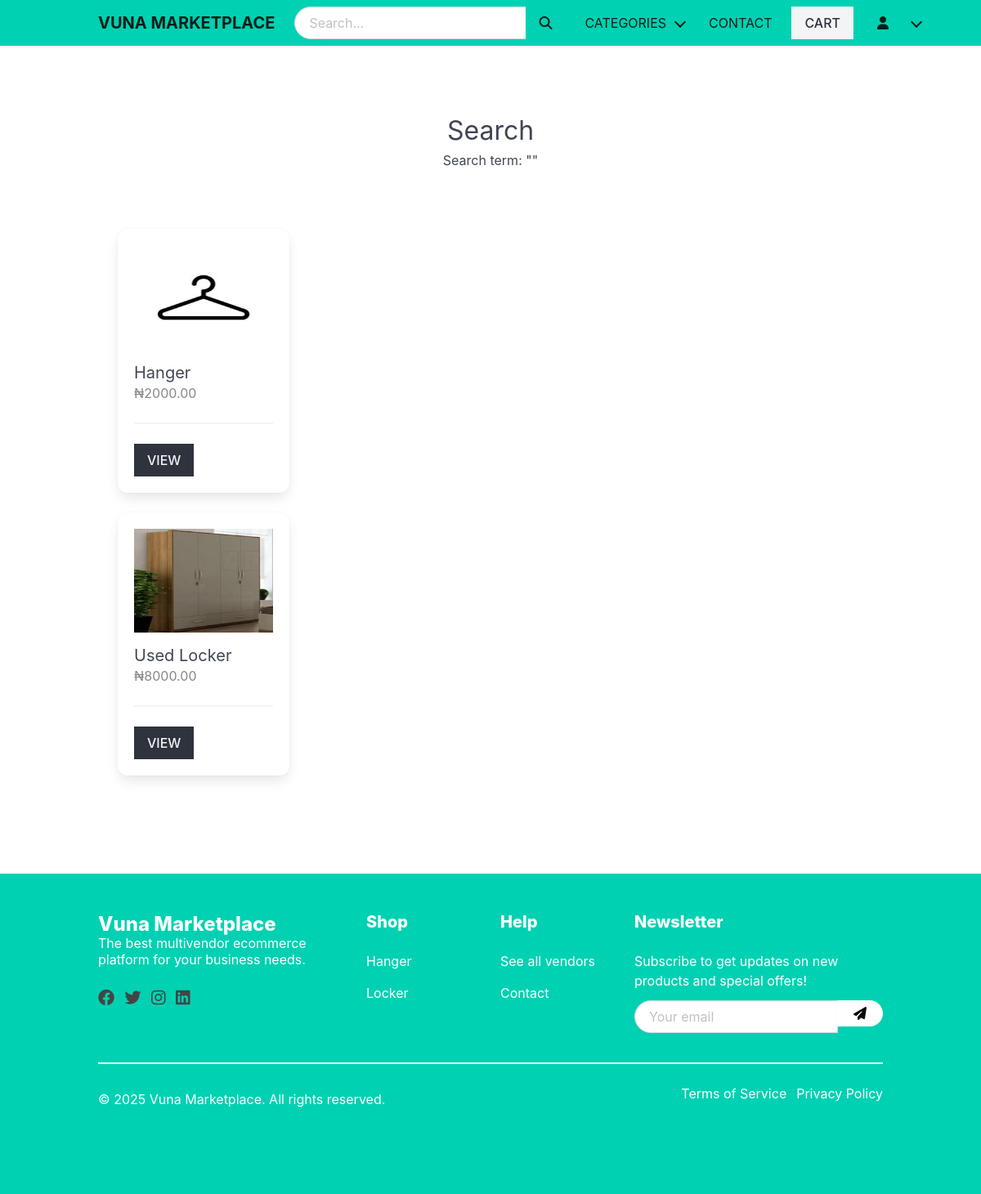
Screenshot of /search with the database file from the repository.
### apps/product/models.py (models this page shows, shortened)
class Product(models.Model):
    category = models.ForeignKey(Category,related_name='products',on_delete=models.CASCADE)
    vendor = models.ForeignKey(Vendor,related_name='products',on_delete=models.CASCADE)
    title = models.CharField(max_length=255)
    slug = models.SlugField(max_length=255)
    description = models.TextField(blank=True,null=True)
    price = models.DecimalField(max_digits=6,decimal_places=2)
    date_added = models.DateTimeField(auto_now_add=True)
    image = models.ImageField(upload_to='uploads/',blank=True,null=True)
    thumbnail = models.ImageField(upload_to='uploads/',blank=True,null=True)
    class Meta:
        ordering = ['-date_added']
    def get_thumbnail(self):
        print("actually called ----------------------")
        if self.thumbnail:
            print("in here---------------")
            return self.thumbnail.url

class Category(models.Model):
    title = models.CharField(max_length=255)
    slug = models.SlugField(max_length=255)
    ordering = models.IntegerField(default=0)
    class Meta:
        ordering = ['ordering']

### apps/product/views.py (the view)
# urls.py: path('search',views.search, name='search')
def search(request):
    query = request.GET.get('query','')
    products = Product.objects.filter(Q(title__icontains = query) | Q(description__icontains = query))
    return render(request, 'products/search.html', {'products':products, 'query':query})

### apps/cart/cart.py (called while the page is built)
    def __len__(self):
        return sum(item['quantity'] for item in self.cart.values())

### apps/cart/context_processors.py (called while the page is built)
def cart(request):
    return {'cart':Cart(request)}

### apps/product/context_processors.py (called while the page is built)
def menu_categories(request):
    categories = Category.objects.all()
    return {'menu_categories': categories}

### apps/product/templates/products/search.html (shortened to what this page needs)
{%extends 'core/base.html'%}
{% block content%}
    <div class="column is-multiline mb-6">
        <div class ="column is-12 has-text-centered mt-6 mb-6">
            <h2 class=" is-size-3">Search</h2>
            <h3>Search term: "{{query}}"</h3>
        </div>
        {% for product in products  %}
            <div class="column is-3 product-list-item">
                <div class="box">
                    <figure class="image is-4by3 mb-4">
                        <img src="{{product.get_thumbnail}}">
                    </figure>
                    <h2 class="subtitle">{{product.title}}</h2>
                    <h3 class="price is-size-6 mb-5">₦{{product.price}}</h3>
                    <hr>
                    <a href="{% url "product" product.category.slug product.slug %}" class="button is-dark is-uppercase">View</a>
                </div>
            </div>
        {% endfor %}
    </div>
{%endblock%}

### apps/core/templates/core/base.html (shortened to what this page needs)
{% load static %}
<!DOCTYPE html>
<html lang="en" data-theme="light">
    <head>
        <link rel="stylesheet" href="https://cdn.jsdelivr.net/npm/bulma@1.0.2/css/bulma.min.css">
        <link rel="stylesheet" href="https://cdnjs.cloudflare.com/ajax/libs/font-awesome/6.4.0/css/all.min.css">
        <link rel="stylesheet" href="{% static 'styles/main.css' %}">
    </head>
    <body>
        <nav class="navbar is-primary is-fixed-top has-shadow">
            <div class="container">
                <div class="navbar-brand">
                    <a href="/" class="navbar-item">
                        <span class="is-size-5 has-text-weight-bold">Vuna Marketplace</span>
                    </a>
                </div>
                <div class="navbar-menu" id="main-navbar">
                    <div class="navbar-start">
                        <div class="navbar-item is-expanded">
                            <form method="get" action="{% url 'search' %}" class="is-flex-grow-1">
                                <div class="field has-addons">
                                    <div class="control is-expanded">
                                        <input type="text" class="input is-rounded" name="query" placeholder="Search...">
                                    </div>
                                    <div class="control">
                                        <button class="button is-primary is-rounded">
                                            <span class="icon">
                                                <i class="fas fa-search"></i>
                                            </span>
                                        </button>
                                    </div>
                                </div>
                            </form>
                        </div>
                    </div>
                    <div class="navbar-end">
                        <div class="navbar-item has-dropdown is-hoverable is-hidden-touch">
                            <a class="navbar-link">
                                Categories
                            </a>
                        </div>
                        <a href="{% url 'contact' %}" class="navbar-item is-hidden-touch">
                            Contact
                        </a>
                        <div class="navbar-item">
                            <a href="{% url "cart" %}" class="button is-light"> Cart {% if cart %} ({{cart|length}}){% endif %}</a>
                        </div>
                        <div class="navbar-item has-dropdown is-hoverable">
                            <a class="navbar-link">
                                <span class="icon">
                                    {% if request.user.is_authenticated %}
                                        <i class="fas fa-user-circle"></i>
                                    {% else %}
                                        <i class="fas fa-user"></i>
                                    {% endif %}
                                </span>
                            </a>
                        </div>
                    </div>
                </div>
            </div>
        </nav>
        <section class="section" style="padding-top: 4rem;">
            <div class="container">
                {% block content %}
                {% endblock %}
            </div>
        </section>
        <footer class="footer has-background-primary has-text-white">
            <div class="container">
                <div class="columns">
                    <div class="column is-4">
                        <h3 class="title is-4 has-text-white">Vuna Marketplace</h3>
                        <p class="subtitle is-6 has-text-white">The best multivendor ecommerce platform for your business needs.</p>
                        <div class="social-icons">
                            <a href="#" class="mr-2"><i class="fab fa-facebook fa-lg"></i></a>
                            <a href="#" class="mr-2"><i class="fab fa-twitter fa-lg"></i></a>
                            <a href="#" class="mr-2"><i class="fab fa-instagram fa-lg"></i></a>
                            <a href="#"><i class="fab fa-linkedin fa-lg"></i></a>
                        </div>
                    </div>
                    <div class="column is-2">
                        <h4 class="title is-5 has-text-white">Shop</h4>
                        <ul>
                            {% for category in menu_categories|slice:":5" %}
                                <li><a href="{% url 'category' category.slug %}" class="has-text-white">{{ category.title }}</a></li>
                            {% endfor %}
                        </ul>
                    </div>
                    <div class="column is-2">
                        <h4 class="title is-5 has-text-white">Help</h4>
                        <ul>
                            <li><a href="{% url "vendors" %}" class="has-text-white">See all vendors</a></li>
                            <li><a href="{% url 'contact' %}" class="has-text-white">Contact</a></li>
                        </ul>
                    </div>
                    <div class="column is-4">
                        <h4 class="title is-5 has-text-white">Newsletter</h4>
                        <p class="mb-3">Subscribe to get updates on new products and special offers!</p>
                        <form class="field has-addons">
                            <div class="control is-expanded">
                                <input class="input is-rounded" type="email" placeholder="Your email">
                            </div>
                            <div class="control">
                                <button class="button is-white is-rounded">
                                    <i class="fas fa-paper-plane"></i>
                                </button>
                            </div>
                        </form>
                    </div>
                </div>
                <hr class="has-background-white">
                <div class="level">
                    <div class="level-left">
                        <div class="level-item">
                            <p>&copy; {% now "Y" %} Vuna Marketplace. All rights reserved.</p>
                        </div>
                    </div>
                    <div class="level-right">
                        <div class="level-item">
                            <a href="#" class="has-text-white mr-3">Terms of Service</a>
                            <a href="#" class="has-text-white">Privacy Policy</a>
                        </div>
                    </div>
                </div>
            </div>
        </footer>
    </body>
</html>

### static/styles/main.css (style rules this page uses)
.navbar { text-transform: uppercase; }
.footer a { margin-bottom: 15px; display: inline-block; color: #444; }
.input, .button { border-radius: 0; }
.product-list-item .box .subtitle { margin-bottom: 0px; }
.product-list-item .box .price { color: #888; }
.navbar-item { padding: 0.5rem 0.75rem; }
.navbar-start { flex-grow: 1; flex-shrink: 1; }
.navbar-item.is-expanded { min-width: 0; }
.navbar-item .control.is-expanded { flex-shrink: 1; min-width: 0; }

### rows the page displays
Product: get_thumbnail (picture), title "Hanger", price "2000.00"
Product: get_thumbnail (picture), title "Used Locker", price "8000.00"
Category: title "Hanger"
Category: title "Locker"
